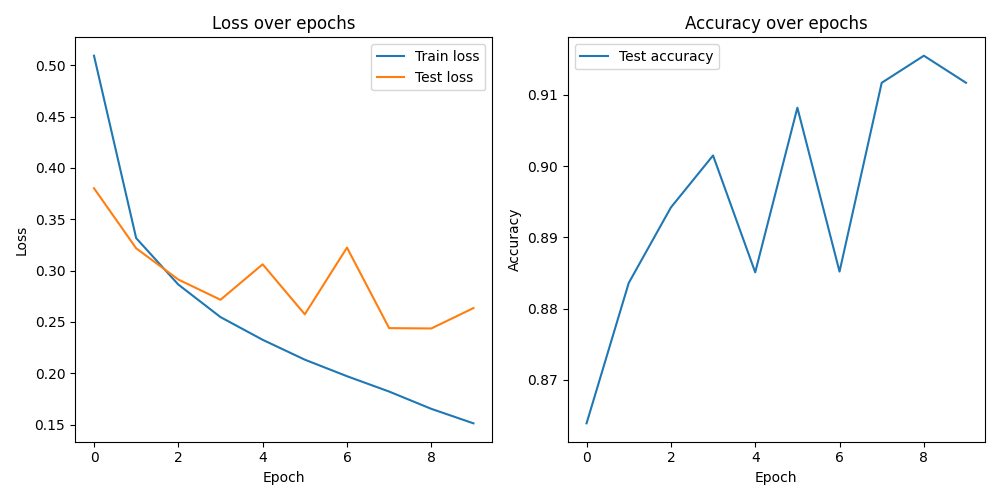

Write the Python code that produced this figure.
import torch
import torch.nn as nn
from torchvision import datasets, transforms
from torch.utils.data import DataLoader
from tqdm import tqdm 
import matplotlib.pyplot as plt

class_names = [
    "T-shirt/top", "Trouser", "Pullover", "Dress", "Coat",
    "Sandal", "Shirt", "Sneaker", "Bag", "Ankle boot"
]

class FashionCNN(nn.Module):
    def __init__(self):
        super().__init__()
        self.conv = nn.Sequential(
            # nn.Conv2d(in_channels, out_channels, kernel_size, padding)
            nn.Conv2d(1, 16, 3, padding=1), # 1x28x28 -> 16x28x28
            nn.ReLU(),
            nn.MaxPool2d(2),                # 16x28x28 -> 16x14x14
            
            nn.Conv2d(16, 32, 3, padding=1),# 16x14x14 -> 32x14x14
            nn.ReLU(),
            nn.MaxPool2d(2),                # 32x14x14 -> 32x7x7
        )
        self.fc = nn.Sequential(
            nn.Linear(32*7*7, 128),
            nn.ReLU(),
            nn.Linear(128, 10)  # digits 0-9
        )

    def forward(self, x):
        x = self.conv(x)
        x = x.view(x.size(0), -1) # flattening 32x7x7 into 1-dimensional vector
        x = self.fc(x)
        return x

def evaluate(model, loader, criterion, class_names):
    model.eval()
    total_loss, correct, total = 0, 0, 0

    class_correct = [0 for _ in range(len(class_names))]
    class_total = [0 for _ in range(len(class_names))]

    with torch.no_grad():
        for images, labels in loader:
            outputs = model(images)
            total_loss += criterion(outputs, labels).item() # how badly the model is doing

            _, predicted = outputs.max(1) # get the top prediction
            correct += (predicted == labels).sum().item()
            total += labels.size(0)

            # calculate accuracy per class
            for i in range(len(labels)):
                label = labels[i].item()
                pred = predicted[i].item()
                if label == pred:
                    class_correct[label] += 1
                class_total[label] += 1

    avg_loss = total_loss / len(loader)
    accuracy = correct / total
    per_class_acc = {class_names[i] : class_correct[i] / class_total[i]
                     for i in range(len(class_names))}
    return avg_loss, accuracy, per_class_acc

if __name__ == "__main__": # make sure the code only runs if you run the file directly (not imports)
    # load data
    transform = transforms.ToTensor()
    train_set = datasets.FashionMNIST(root="..", train=True, download=True, transform=transform)
    train_loader = DataLoader(train_set, batch_size=64, shuffle=True)
    test_set = datasets.FashionMNIST(root="..", train=False, download=True, transform=transform)
    test_loader = DataLoader(test_set, batch_size=64, shuffle=False)

    # create model, loss function, optimiser
    model = FashionCNN()
    criterion = nn.CrossEntropyLoss() # tells AI how well it is doing (bigger loss = worse)
    optimizer = torch.optim.Adam(model.parameters(), lr=0.001)

    # track metrics
    train_losses = []
    test_losses = []
    test_accuracies = []
    per_class_history = []

    # training loop
    for epoch in range(10):
        print(f"Epoch {epoch + 1}")
        loop = tqdm(train_loader, desc="Training", leave=False) # progress bar
        running_loss = 0

        for images, labels in loop:
            preds = model(images) # predict each image using the CNN
            loss = criterion(preds, labels) # calculate difference between predicted and actual labels

            optimizer.zero_grad()
            loss.backward()
            optimizer.step()

            running_loss += loss.item()

            loop.set_postfix(loss = loss.item()) # show current loss on progress bar

        avg_train_loss = running_loss / len(train_loader)
        test_loss, test_acc, per_class_acc = evaluate(model, test_loader, criterion, class_names)

        train_losses.append(avg_train_loss)
        test_losses.append(test_loss)
        test_accuracies.append(test_acc)
        per_class_history.append(per_class_acc)

        print(f"Epoch {epoch + 1} done")
        print("Per-class accuracy:")
        for cls, acc in per_class_acc.items():
            print(f"      {cls:12s}: {acc:.4f}")

    torch.save(model.state_dict(), "fashion_model.pth")

    # plot results
    plt.figure(figsize=(10, 5))

    plt.subplot(1, 2, 1)
    plt.plot(train_losses, label = "Train loss")
    plt.plot(test_losses, label = "Test loss")
    plt.xlabel("Epoch")
    plt.ylabel("Loss")
    plt.legend()
    plt.title("Loss over epochs")

    plt.subplot(1, 2, 2)
    plt.plot(test_accuracies, label = "Test accuracy")
    plt.xlabel("Epoch")
    plt.ylabel("Accuracy")
    plt.legend()
    plt.title("Accuracy over epochs")

    plt.tight_layout()
    plt.savefig("fashion_train.png")
    plt.show()
